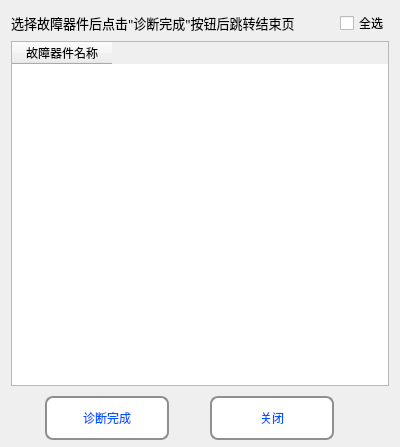
<?xml version="1.0" encoding="UTF-8"?>
<ui version="4.0">
 <class>DialogFlurUnit</class>
 <widget class="QDialog" name="DialogFlurUnit">
  <property name="geometry">
   <rect>
    <x>0</x>
    <y>0</y>
    <width>400</width>
    <height>447</height>
   </rect>
  </property>
  <property name="windowTitle">
   <string>Dialog</string>
  </property>
  <layout class="QGridLayout" name="gridLayout">
   <item row="2" column="2">
    <spacer name="horizontalSpacer_2">
     <property name="orientation">
      <enum>Qt::Horizontal</enum>
     </property>
     <property name="sizeHint" stdset="0">
      <size>
       <width>40</width>
       <height>20</height>
      </size>
     </property>
    </spacer>
   </item>
   <item row="2" column="1">
    <widget class="QToolButton" name="BtnDiagnoseOver">
     <property name="minimumSize">
      <size>
       <width>124</width>
       <height>44</height>
      </size>
     </property>
     <property name="maximumSize">
      <size>
       <width>100</width>
       <height>35</height>
      </size>
     </property>
     <property name="styleSheet">
      <string notr="true">QToolButton { 
    border: 2px solid #8f8f91;
    border-radius: 8px; 
    min-width: 120px;
    min-height: 40px;
	background-color: rgb(255, 255, 255);
	color: rgb(0, 85, 255);
	font: 75 12pt &quot;微软雅黑&quot;;
 }
QToolButton:pressed {
    border: 2px solid #8f8f91;
    border-radius: 6px; 
    background-color: rgb(255, 255, 255);
    min-width: 120px;
    min-height: 40px;
	color: rgb(0, 85, 255);
	font: 75 10pt &quot;微软雅黑&quot;;
}</string>
     </property>
     <property name="text">
      <string>诊断完成</string>
     </property>
    </widget>
   </item>
   <item row="2" column="0">
    <spacer name="horizontalSpacer">
     <property name="orientation">
      <enum>Qt::Horizontal</enum>
     </property>
     <property name="sizeHint" stdset="0">
      <size>
       <width>40</width>
       <height>20</height>
      </size>
     </property>
    </spacer>
   </item>
   <item row="2" column="3">
    <widget class="QToolButton" name="BtnClose">
     <property name="minimumSize">
      <size>
       <width>124</width>
       <height>44</height>
      </size>
     </property>
     <property name="maximumSize">
      <size>
       <width>100</width>
       <height>35</height>
      </size>
     </property>
     <property name="styleSheet">
      <string notr="true">QToolButton { 
    border: 2px solid #8f8f91;
    border-radius: 8px; 
    min-width: 120px;
    min-height: 40px;
	background-color: rgb(255, 255, 255);
	color: rgb(0, 85, 255);
	font: 75 12pt &quot;微软雅黑&quot;;
 }
QToolButton:pressed {
    border: 2px solid #8f8f91;
    border-radius: 6px; 
    background-color: rgb(255, 255, 255);
    min-width: 120px;
    min-height: 40px;
	color: rgb(0, 85, 255);
	font: 75 10pt &quot;微软雅黑&quot;;
}</string>
     </property>
     <property name="text">
      <string>关闭</string>
     </property>
    </widget>
   </item>
   <item row="2" column="4">
    <spacer name="horizontalSpacer_3">
     <property name="orientation">
      <enum>Qt::Horizontal</enum>
     </property>
     <property name="sizeHint" stdset="0">
      <size>
       <width>40</width>
       <height>20</height>
      </size>
     </property>
    </spacer>
   </item>
   <item row="1" column="0" colspan="5">
    <widget class="QTableWidget" name="Test_tableWidget">
     <property name="editTriggers">
      <set>QAbstractItemView::NoEditTriggers</set>
     </property>
     <property name="selectionMode">
      <enum>QAbstractItemView::NoSelection</enum>
     </property>
     <property name="selectionBehavior">
      <enum>QAbstractItemView::SelectRows</enum>
     </property>
     <column>
      <property name="text">
       <string>故障器件名称</string>
      </property>
     </column>
    </widget>
   </item>
   <item row="0" column="4">
    <widget class="QCheckBox" name="CbAllSelect">
     <property name="text">
      <string>全选</string>
     </property>
    </widget>
   </item>
   <item row="0" column="0" colspan="4">
    <widget class="QLabel" name="label">
     <property name="font">
      <font>
       <family>微软雅黑</family>
       <pointsize>10</pointsize>
      </font>
     </property>
     <property name="text">
      <string>选择故障器件后点击&quot;诊断完成&quot;按钮后跳转结束页</string>
     </property>
    </widget>
   </item>
  </layout>
 </widget>
 <resources/>
 <connections/>
</ui>
